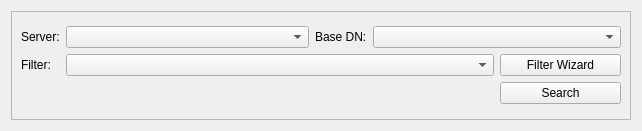
<?xml version="1.0" encoding="UTF-8"?>
<ui version="4.0">
 <class>Form</class>
 <widget class="QWidget" name="Form">
  <property name="geometry">
   <rect>
    <x>0</x>
    <y>0</y>
    <width>642</width>
    <height>131</height>
   </rect>
  </property>
  <property name="windowTitle">
   <string>Form</string>
  </property>
  <layout class="QGridLayout" name="gridLayout">
   <item row="0" column="0">
    <widget class="QFrame" name="frame">
     <property name="frameShape">
      <enum>QFrame::StyledPanel</enum>
     </property>
     <property name="frameShadow">
      <enum>QFrame::Raised</enum>
     </property>
     <layout class="QGridLayout" name="gridLayout_3">
      <item row="0" column="0">
       <layout class="QGridLayout" name="gridLayout_2">
        <item row="0" column="0">
         <widget class="QLabel" name="label">
          <property name="sizePolicy">
           <sizepolicy hsizetype="Maximum" vsizetype="Preferred">
            <horstretch>0</horstretch>
            <verstretch>0</verstretch>
           </sizepolicy>
          </property>
          <property name="text">
           <string>Server:</string>
          </property>
         </widget>
        </item>
        <item row="0" column="1" colspan="2">
         <widget class="QComboBox" name="comboBox"/>
        </item>
        <item row="1" column="0">
         <widget class="QLabel" name="label_3">
          <property name="sizePolicy">
           <sizepolicy hsizetype="Preferred" vsizetype="Preferred">
            <horstretch>0</horstretch>
            <verstretch>0</verstretch>
           </sizepolicy>
          </property>
          <property name="text">
           <string>Filter:</string>
          </property>
         </widget>
        </item>
        <item row="1" column="1" colspan="4">
         <widget class="QComboBox" name="comboBox_3"/>
        </item>
        <item row="1" column="5">
         <widget class="QPushButton" name="pushButton">
          <property name="sizePolicy">
           <sizepolicy hsizetype="Preferred" vsizetype="Fixed">
            <horstretch>0</horstretch>
            <verstretch>0</verstretch>
           </sizepolicy>
          </property>
          <property name="text">
           <string>Filter Wizard</string>
          </property>
         </widget>
        </item>
        <item row="2" column="5">
         <widget class="QPushButton" name="pushButton_2">
          <property name="sizePolicy">
           <sizepolicy hsizetype="Preferred" vsizetype="Fixed">
            <horstretch>0</horstretch>
            <verstretch>0</verstretch>
           </sizepolicy>
          </property>
          <property name="text">
           <string>Search</string>
          </property>
         </widget>
        </item>
        <item row="0" column="4" colspan="2">
         <widget class="QComboBox" name="comboBox_2"/>
        </item>
        <item row="0" column="3">
         <widget class="QLabel" name="label_2">
          <property name="sizePolicy">
           <sizepolicy hsizetype="Maximum" vsizetype="Preferred">
            <horstretch>0</horstretch>
            <verstretch>0</verstretch>
           </sizepolicy>
          </property>
          <property name="text">
           <string>Base DN:</string>
          </property>
         </widget>
        </item>
        <item row="2" column="0" colspan="5">
         <spacer name="horizontalSpacer">
          <property name="orientation">
           <enum>Qt::Horizontal</enum>
          </property>
          <property name="sizeHint" stdset="0">
           <size>
            <width>40</width>
            <height>20</height>
           </size>
          </property>
         </spacer>
        </item>
       </layout>
      </item>
     </layout>
    </widget>
   </item>
  </layout>
 </widget>
 <tabstops>
  <tabstop>comboBox</tabstop>
  <tabstop>comboBox_3</tabstop>
 </tabstops>
 <resources/>
 <connections/>
</ui>
